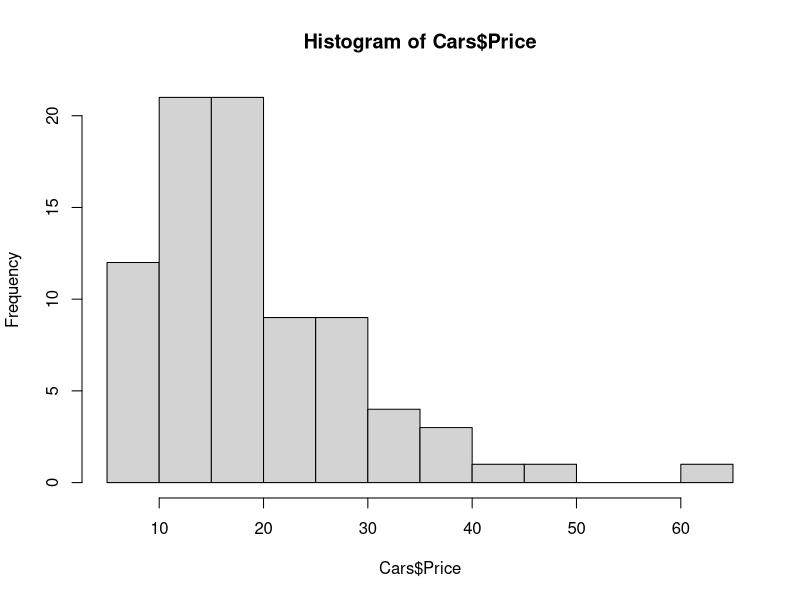
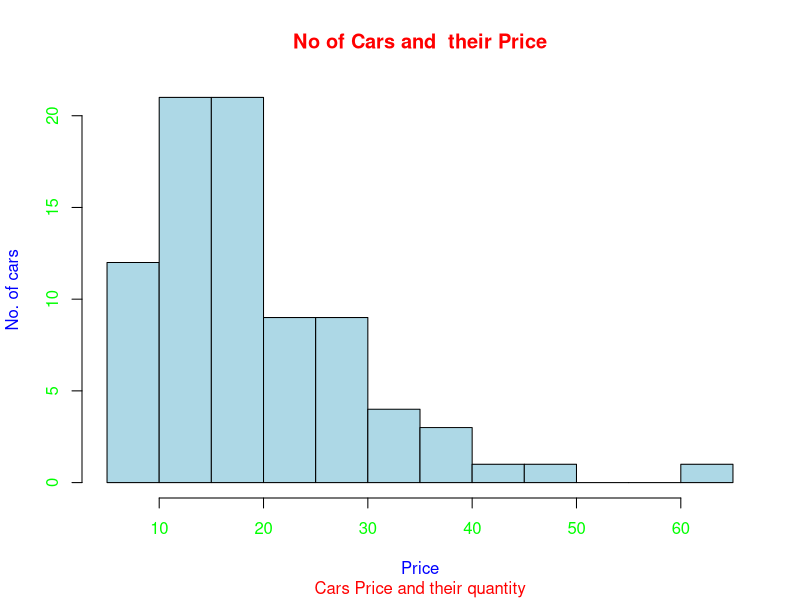
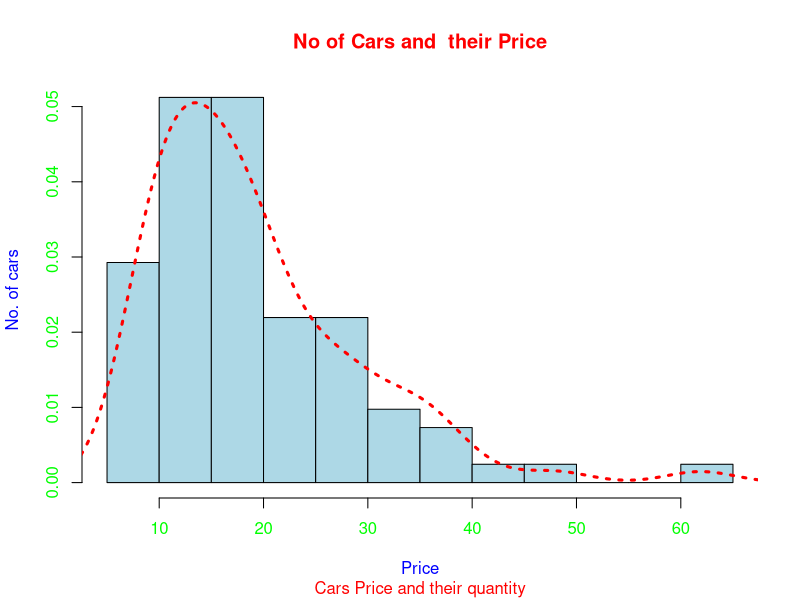
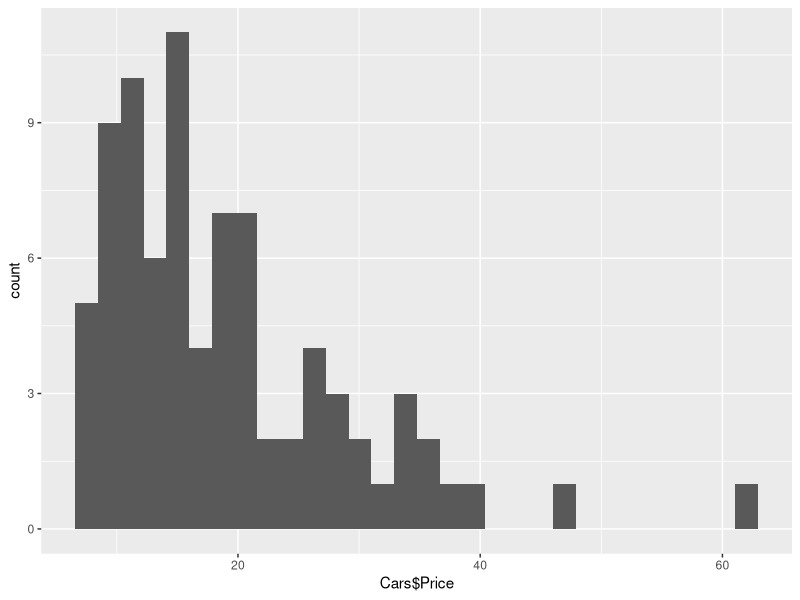
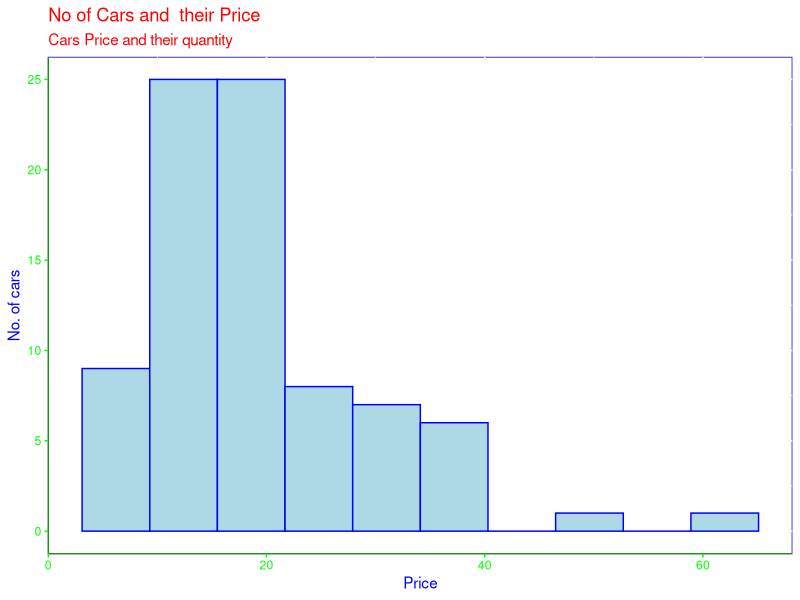
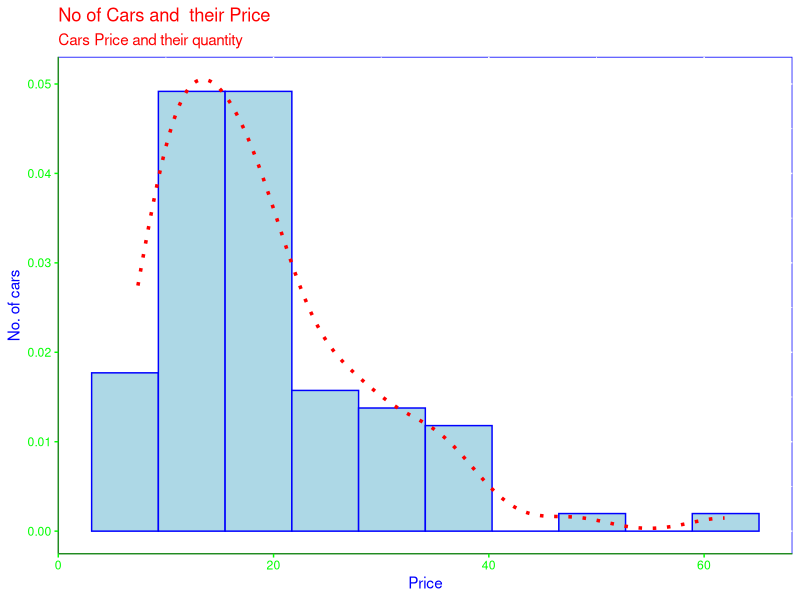
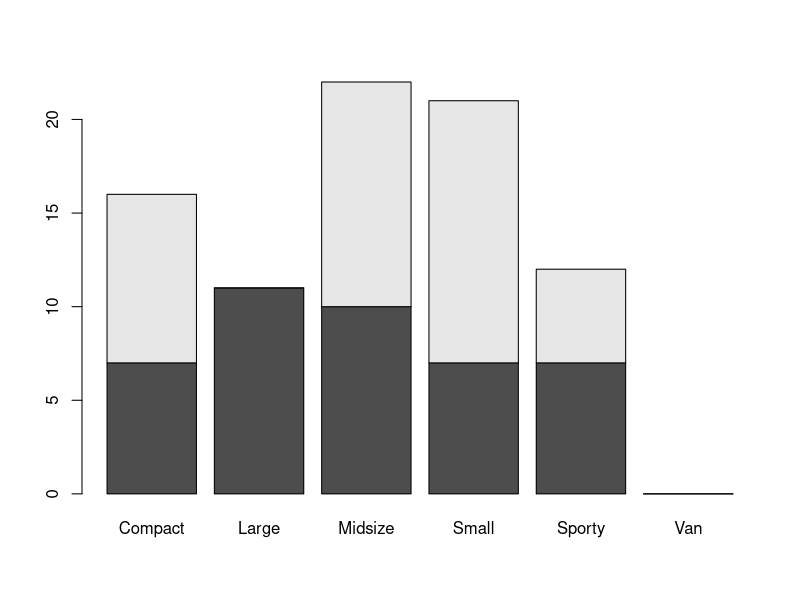
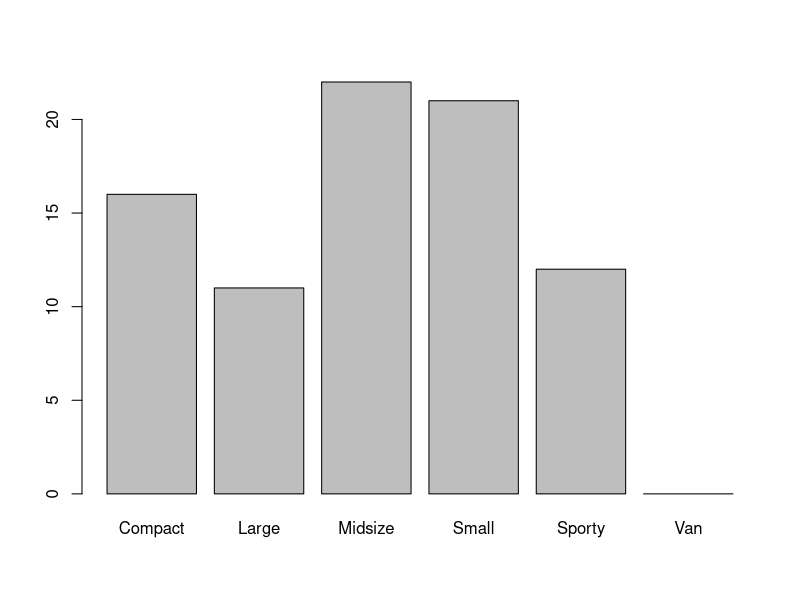

Generate these figures, in order, with R: (Note: this script raises an error after producing the figures.)
library(MASS)
library(tibble)
library(tidyr)  # drop na
library(ggplot2)

Cars <- drop_na(Cars93)
nrow(Cars93)

data_type <- data.frame(sapply(Cars,class));

#1.0.0 Histogram________________________________________________________________________________________________
#1.1.1 simple Histogram

hist(x = Cars$Price)

hist(x = Cars$Price,main = "No of Cars and  their Price",
     xlab = "Price",ylab = "No. of cars",sub="Cars Price and their quantity",
     col = "lightblue", col.lab = "blue",col.main = "red",col.sub = "red",col.axis="green")

#1.1.2 simple Histogram with density curve

hist(x = Cars$Price,main = "No of Cars and  their Price",probability = T,
     xlab = "Price",ylab = "No. of cars",sub="Cars Price and their quantity",
     col = "lightblue", col.lab = "blue",col.main = "red",col.axis="green",col.sub = "red")
lines(density(Cars$Price),col="red",lty=3,lwd=3)

#1.2.1 ggplot histogram 

ggplot(data = Cars,aes(x = Cars$Price))+geom_histogram()

ggplot(data = Cars,aes(x = Cars$Price))+
  geom_histogram(binwidth = 6.2,color="blue",fill="lightblue")+
  theme(axis.title = element_text(colour = "blue"),
        title =  element_text(colour = "red"),
        axis.ticks = element_line(colour = "green"),
        axis.text = element_text(colour = "green"),
        axis.line = element_line(colour = "forestgreen"),
        panel.background = element_rect(colour = "blue",fill = "white")
  )+
  labs(x = "Price",y="No. of cars",subtitle = "Cars Price and their quantity",title = "No of Cars and  their Price")
  
#1.2.2 ggplot histogram with density plot

ggplot(data = Cars,aes(x = Cars$Price,y = ..density..))+
  geom_histogram(binwidth = 6.2,color="blue",fill="lightblue")+
  theme(axis.title = element_text(colour = "blue"),
        title =  element_text(colour = "red"),
        axis.ticks = element_line(colour = "green"),
        axis.text = element_text(colour = "green"),
        axis.line = element_line(colour = "forestgreen"),
        panel.background = element_rect(colour = "blue",fill = "white")
        )+
  labs(x = "Price",y="No. of cars",subtitle = "Cars Price and their quantity",title = "No of Cars and  their Price")+
  geom_density(aes(y=..density..),colour="red",lty=3,lwd=1.2)

#2.0.0 Bar Plot_____________________________________________________________________________________________________
#2.1.1 simple Bar plot
table(Cars$Type)
data <- t(table(Cars$Type,Cars$Origin))
barplot(height = data)

barplot(height = table(Cars$Type))

barplot(height = data,legend.text = rownames(data),
        col = c("lightblue","forestgreen"))

barplot(height = data,col = c("lightblue","forestgreen"))
legend(x="topr",legend = rownames(data),fill = c("lightblue","forestgreen"),title = "Car Origin",bg = "gray")

#2.1.2 simple bar plot with dodge position

barplot(height = data,col = c("lightblue","forestgreen"),beside = T)
legend(x="topr",legend = rownames(data),fill = c("lightblue","forestgreen"),title = "Car Origin",bg = NULL,bty = "n") #remove legend box using bty="n"

#2.2.1 ggplot bar plot

ggplot(data = Cars,aes(x = Cars$Type))+geom_bar()

ggplot(data = Cars,aes(x = Cars$Type,fill=Cars$Origin))+geom_bar()

ggplot(data = Cars,aes(x = Cars$Type,fill=Cars$Origin))+geom_bar(colour="black")+
  scale_fill_manual("Car Origin",values = c("non-USA"="forestgreen","USA"="lightblue"))

#2.2.2 ggplot bar plot with dodge position

ggplot(data = Cars,aes(x = Cars$Type,fill=Cars$Origin))+geom_bar(colour="black",position = "dodge")+
  scale_fill_manual("Car Origin",values = c("non-USA"="forestgreen","USA"="lightblue"))

#3.0.0 piechart______________________________________________________________________________________________
#3.1.1 simple pie chart
Type <- table(Cars$Type)[table(Cars$Type)!=0]

pie(x=Type)

#3.1.2 with percentage
frme <- as.data.frame(Type)
pie(x = Type,labels = paste(frme[,1],round(frme[,2]*100/sum(frme[,2])),"%"))

pie ( x = Type,col = c("lightblue","forestgreen","yellow","orange","blue"),
    labels = paste(frme[,1],round(frme[,2]*100/sum(frme[,2])),"%"),
                   clockwise = T,init.angle = 0,radius = 1,border = "forestgreen") #init.angle=0 means 3 o' clock
legend(x = "topr",legend = rownames(Type),fill = c("lightblue","forestgreen","yellow","orange","blue"))

#3.2.1 ggplot pie chart

data <- data.frame(table(Cars$Type)[table(Cars$Type)!=0])
colnames(data) <- c("Type","Frequency")
ggplot(data = data,aes(x ="",y = Frequency,fill=Type ))+geom_bar(stat = "identity")+ coord_polar("y",start=0)+
  scale_fill_manual("Type",values = c("Compact"="lightblue","Large"="forestgreen",
                                      "Midsize" = "yellow","Small" = "orange","Sporty"="blue","Van"="black"))
#3.2.2 ggpot pie chart with values 
ggplot(data = data,aes(x ="",y = Frequency,fill=Type ))+geom_bar(stat = "identity")+ coord_polar("y",start=0)+
  geom_label(aes(label =  round(Frequency/ sum(Frequency) * 100)), position = position_fill(vjust =  c(40,80,160,450,370)))+
  theme(axis.text = element_blank(),axis.title = element_blank(),panel.background = element_blank())+
  scale_fill_manual("Type",values = c("Compact"="lightblue","Large"="forestgreen","Midsize" = "yellow","Small" = "orange","Sporty"="blue","Van"="black"))

#4.0.0 Line______________________________________________________________________________________________
#4.1.1 simple function plotting

curve(expr = log,from = 0,to = 10,n = 30,type = "b")
curve(expr = exp,from = 0,to = 10,n = 30,type = "b")

X <- seq(0,10,length.out = 30)

plot(x=X,y = log(X),type="o")
plot(x=X,y = exp(X),type = "b")

X <- seq(0,10,length.out = 30)
Y <- log(X)
data <- data.frame(X,Y)
ggplot(data = data,aes(x = X))+geom_line(aes(y = Y))+geom_point(aes(y = Y))


#4.2.1 multiple lines in one plot
X <- seq(0,10,length.out = 30)
plot(x = X,y = sin(X),type = "b",col="green")
lines(x = X,y=cos(X),col="blue",type = "b")

curve(expr = sin,from = 0,to = 10,n = 30,type = "b",col="green")
lines(x = X,y=cos(X),col="blue",type = "b")


y1 <- sin(X)
y2 <- cos(X)
data <- data.frame(X,y1,y2)
ggplot(data = data,aes(X))+geom_line(aes(y=y1),colour="green")+geom_line(aes(y=y2),colour="blue")+xlab("X")+
  geom_point(aes(y=y1),colour="green")+geom_point(aes(y=y2),colour="blue")

#4.3.1 side by side plots

par(mfrow=c(2,2))

hist(x = Cars$Price,main = NULL)
curve(expr = log,from = 0,to = 10,n = 30,type = "b")
curve(expr = exp,from = 0,to = 10,n = 30,type = "b")
plot(x = X,y = sin(X),type = "b",col="green")
lines(x = X,y=cos(X),col="blue",type = "b")


#5.0.0 Scatter Plot__________________________________________________________________________________________________
#head(Cars,+3)
#Cars$Price,Cars$EngineSize
# 5.1.1 Simple scatter plot
plot(x = Cars$EngineSize,y = Cars$Price,col="blue")
abline(lm(Cars$Price~Cars$EngineSize),col="forestgreen",lwd=2)

plot(x = Cars$EngineSize,y = Cars$Price,col="blue",ylab = "Price",xlab = "Engine size")
abline(lm(Cars$Price~Cars$EngineSize),col="red",lwd=2,lty=2)
#5.2.0 ggplot scatter plot
#5.2.1
ggplot(data = Cars,aes(x = EngineSize,y = Price))+geom_point()+geom_smooth(method = lm)
#5.2.2
ggplot(data = Cars,aes(x = EngineSize,y = Price))+geom_point()+geom_smooth(method = lm,se=F)
#5.2.3
ggplot(data = Cars,aes(x = EngineSize,y = Price))+geom_point()+geom_smooth()
#5.2.4
ggplot(data = Cars,aes(x = EngineSize,y = Price))+geom_point()+geom_smooth(method = lm,linetype="dashed",colour="forestgreen",fill="yellow")
#5.3.1 multiple Origin show
ggplot(data = Cars,aes(x = EngineSize,y = Price,colour=Origin))+geom_point()
#5.3.2 multiple Origin lines
ggplot(data = Cars,aes(x = EngineSize,y = Price,colour=Origin))+geom_point()+geom_smooth(method = lm)

ggplot(data = Cars,aes(x = EngineSize,y = Price,colour=Origin))+geom_point()+geom_density_2d()

#6.0.0 Boxplot______________________________________________________________

boxplot(x = Cars$Price[Cars$Origin=="USA"])
min(x = Cars$Price[Cars$Origin=="USA"])
min(k)
k = Cars$Price[Cars$Origin=="USA"]
quantile(k)[2:4]
IQR(k)
k[which(k>quantile(k)[4]+(1.5*IQR(k)))]

quantile(k)[2]-(1.5*IQR(k))

boxplot(x = Cars$Price[Cars$Origin=="non-USA"])
boxplot(x = cbind(Cars$Price[Cars$Origin=="non-USA"],Cars$Price[Cars$Origin=="USA"]))

ggplot(data = Cars,aes(x=Origin,y=Price,colour=Origin))+geom_boxplot(outlier.colour = "red",outlier.shape = 1)


#7.0.0 Multiple plots in one Place___________________________________________

scatterplot <-ggplot(data = Cars,aes(x = EngineSize,y = Price,colour=Origin))+geom_point()+geom_density_2d()+
  theme(legend.position = "none")


blankPlot <- ggplot()+geom_blank(aes(1,1))+
  theme(plot.background = element_blank(), 
        panel.grid.major = element_blank(),
        panel.grid.minor = element_blank(), 
        panel.border = element_blank(),
        panel.background = element_blank(),
        axis.title.x = element_blank(),
        axis.title.y = element_blank(),
        axis.text.x = element_blank(), 
        axis.text.y = element_blank(),
        axis.ticks = element_blank()
  )

# Marginal density plot of x (top panel)
xdensity <- ggplot(Cars, aes(x=EngineSize)) + 
  geom_density(alpha=.5,fill="green") + 
  scale_fill_manual(values = c('#999999','#E69F00')) + 
  theme(legend.position = "none")
xdensity
# Marginal density plot of y (right panel)
ydensity <- ggplot(Cars, aes(x=Price)) + 
  geom_density(alpha=.5,fill="orange") + 
  theme(legend.position = "none")
ydensity

library("gridExtra")
grid.arrange(xdensity, blankPlot, scatterplot, ydensity,
             ncol=2, nrow=2, widths=c(4, 1.4), heights=c(1.4, 4))



